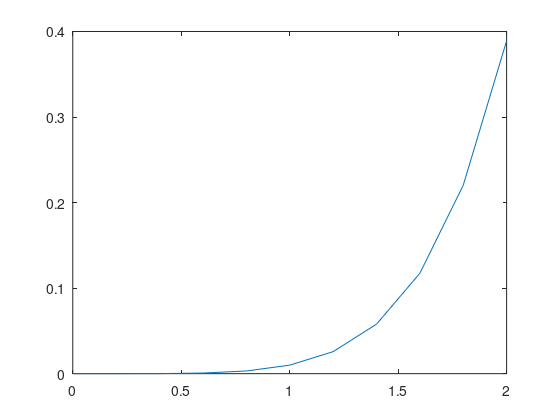

Write MATLAB code to recreate this figure.
f = @(x) 1 + x + x.^2 / 2 + x.^3 / factorial(3) + x.^4 / factorial(4);
x = 0:0.2:2;
error = abs(f(x) - exp(x));
fig = figure(1);
plot(x, error);
set(fig, 'PaperPositionMode', 'auto');
pos = get(fig, 'PaperPosition');
set(fig, 'PaperSize', [pos(3), pos(4)]);
print(fig, '-dpdf', 'hw1_p3_c.pdf');